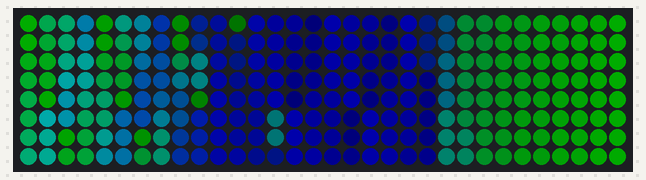
A sketch run on a simulated Arduino Uno, built with avr-gcc and run on an emulated ATmega328P. Parts: 32×8 RGB LED matrix (first LED top left, wired row by row). Dim RGB values are drawn brighter than linear.

Above: at 0.04 s.
At 5.58 s:
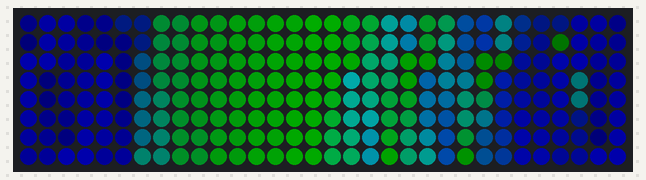
At 11.32 s:
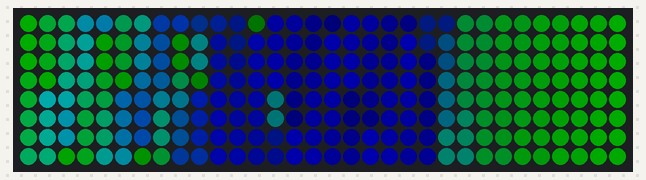
At 19.95 s:
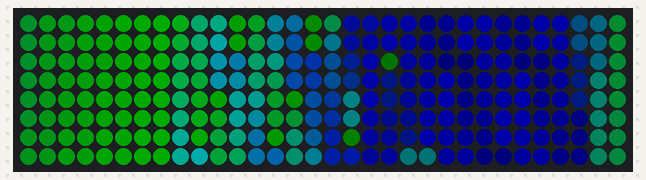
At 29.84 s:
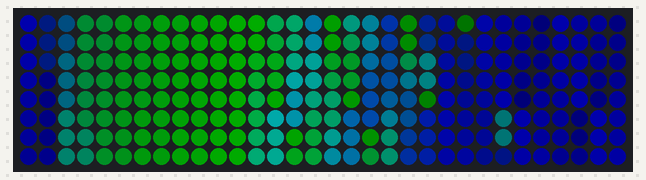
At 39.86 s:
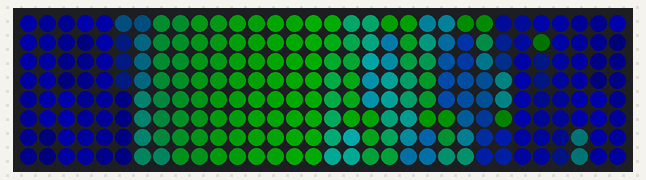

The sketch:

NUI_006_Matrix_SHAPE.ino
```cpp
#include <Adafruit_GFX.h>
#include <Adafruit_NeoMatrix.h>
#include <Adafruit_NeoPixel.h>
#ifndef PSTR
#define PSTR // Make Arduino Due happy
#endif

#define PIN 6


//   NEO_MATRIX_TOP, NEO_MATRIX_BOTTOM, NEO_MATRIX_LEFT, NEO_MATRIX_RIGHT:
//     Position of the FIRST LED in the matrix; pick two, e.g.
//     NEO_MATRIX_TOP + NEO_MATRIX_LEFT for the top-left corner.
//   NEO_MATRIX_ROWS, NEO_MATRIX_COLUMNS: LEDs are arranged in horizontal
//     rows or in vertical columns, respectively; pick one or the other.
//   NEO_MATRIX_PROGRESSIVE, NEO_MATRIX_ZIGZAG: all rows/columns proceed
//     in the same order, or alternate lines reverse direction; pick one.
//   See example below for these values in action.
// Parameter 5 = pixel type flags, add together as needed:
//   NEO_KHZ800  800 KHz bitstream (most NeoPixel products w/WS2812 LEDs)
//   NEO_KHZ400  400 KHz (classic 'v1' (not v2) FLORA pixels, WS2811 drivers)
//   NEO_GRB     Pixels are wired for GRB bitstream (most NeoPixel products)
//   NEO_GRBW    Pixels are wired for GRBW bitstream (RGB+W NeoPixel products)
//   NEO_RGB     Pixels are wired for RGB bitstream (v1 FLORA pixels, not v2)


// Example for NeoPixel Shield.  In this application we'd like to use it
// as a 5x8 tall matrix, with the USB port positioned at the top of the
// Arduino.  When held that way, the first pixel is at the top right, and
// lines are arranged in columns, progressive order.  The shield uses
// 800 KHz (v2) pixels that expect GRB color data.
Adafruit_NeoMatrix matrix = Adafruit_NeoMatrix(32 , 8, PIN,
                            NEO_MATRIX_TOP     + NEO_MATRIX_LEFT +
                            NEO_MATRIX_COLUMNS + NEO_MATRIX_ZIGZAG,
                            NEO_GRB            + NEO_KHZ800);

const uint16_t colors[] = {
  matrix.Color(255, 0, 0), matrix.Color(0, 255, 0), matrix.Color(0, 0, 255)
};

void setup() {
  matrix.begin();
  matrix.setBrightness(50);
  matrix.setTextColor(colors[0]);
}

int x    = matrix.width();
int pass = 0;

void loop() {
  matrix.fillScreen(0);
  rainbow(20);
  matrix.show(); // This sends the updated pixel colors to the hardware.
  delay(100);
}

void rainbow(uint8_t wait) {
  uint16_t i, j;

  for (j = 0; j < 256; j++) {
    for (i = 0; i < matrix.numPixels(); i++) {
      matrix.setPixelColor(i, Wheel((i + j) & 255));
    }
    matrix.show();
    delay(wait);
  }
}


// Input a value 0 to 255 to get a color value.
// The colours are a transition r - g - b - back to r.
uint32_t Wheel(byte WheelPos) {
  WheelPos = 255 - WheelPos;
  if (WheelPos < 85) {
    return matrix.Color(255 - WheelPos * 3, 0, WheelPos * 3);
  }
  if (WheelPos < 170) {
    WheelPos -= 85;
    return matrix.Color(0, WheelPos * 3, 255 - WheelPos * 3);
  }
  WheelPos -= 170;
  return matrix.Color(WheelPos * 3, 255 - WheelPos * 3, 0);
}
```
